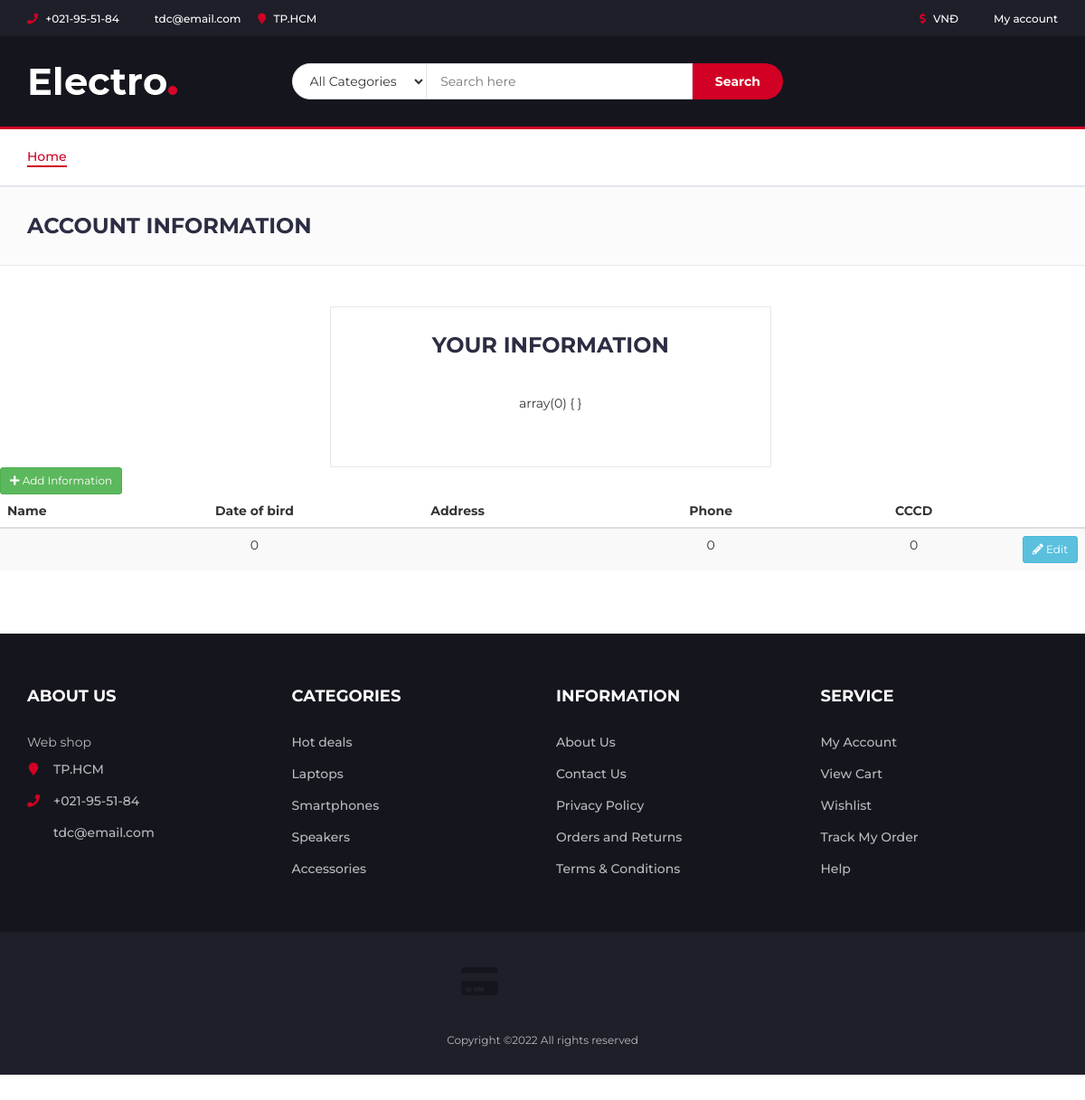
/information.php, run on the app's committed database.
### tables this page shows
CREATE TABLE `information` (
  `id` int(11) NOT NULL,
  `name` varchar(250) NOT NULL,
  `dob` varchar(50) NOT NULL,
  `phone` int(11) NOT NULL,
  `address` varchar(250) NOT NULL,
  `cccd` int(20) NOT NULL
);

### models/db.php (called while the page is built, shortened)
<?php
class Db
{
    public static $connection;
    public function __construct()
    {
        if (!self::$connection) {
            self::$connection = new mysqli(DB_HOST, DB_USER, DB_PASSWORD, DB_NAME, PORT);
            self::$connection->set_charset(DB_CHARSET);
        }
        return self::$connection;
    }
}

### models/information.php (called while the page is built, shortened)
<?php
class Information extends Db
{
    public function getUser()
    {
        $sql = self::$connection->prepare("SELECT * FROM information");
        $sql->execute();
        $items = $sql->get_result()->fetch_all(MYSQLI_ASSOC);
        return $items;
    }
}

### information.php (the view, shortened to what this page needs)
<?php
include "headercart.php";
?>
<div id="breadcrumb" class="section">
	<div class="container">
		<div class="row">
			<div class="col-md-12">
				<h3 class="breadcrumb-header">Account Information</h3>
			</div>
		</div>
	</div>
</div>
<div class="section">
	<div class="container">
		<div class="row">
			<div class="col-md-5 order-details" style="margin-left: 350px;">
				<div class="section-title text-center">
					<h3 class="title" style="padding-bottom: 30px;">Your Information</h3>
					<?php
					var_dump($_POST);
					?>
				</div>
			</div>
		</div>
	</div>
	<section class="content" style="padding-bottom: 50px;">
		<div class="card">
			<div class="card-header">
				<a class="btn btn-success btn-sm" href="add-info.php">
					<i class="fas fa-plus"></i> Add Information
				</a>
				<br>
			</div>
			<div class="card-body p-0">
				<table class="table table-striped projects">
					<thead>
						<tr>
							<th style="width: 20%">
								Name
							</th>
							<th style="width: 10%" class="text-center">
								Date of bird
							</th>
							<th style="width: 30%" class="text-center">
								Address
							</th>
							<th style="width: 20%" class="text-center">
								Phone
							</th>
							<th style="width: 20%" class="text-center">
								CCCD
							</th>
							<th style="width: 20%">
							</th>
						</tr>
					</thead>
					<tbody>
						<?php
						$getUser = $info->getUser();
						foreach ($getUser as $value) :
						?>
							<tr>
								<td style="text-align: center;"><?php echo $value['name'] ?></td>
								<td style="text-align: center;"><?php echo $value['dob'] ?></td>
								<td style="text-align: center;"><?php echo $value['address'] ?></td>
								<td style="text-align: center;"><?php echo $value['phone'] ?></td>
								<td style="text-align: center;"><?php echo $value['cccd'] ?></td>
								<td class="project-actions text-right">
									<a class="btn btn-info btn-sm" href="product-edit.php?id=<?php echo $value['id'] ?>">
										<i class="fas fa-pencil-alt">
										</i>
										Edit
									</a>
								</td>
							</tr>
						<?php endforeach; ?>
					</tbody>
				</table>
			</div>
		</div>
	</section>
	<?php include "footer.php" ?>
	</body>
	</html>

### css/style.css (style rules this page uses)
body { font-family: 'Montserrat', sans-serif; font-weight: 400; color: #333; }
h1, h2, h3, h4, h5, h6 { color: #2B2D42; font-weight: 700; margin: 0 0 10px; }
a { color: #2B2D42; font-weight: 500; -webkit-transition: 0.2s color; transition: 0.2s color; }
.section { padding-top: 30px; padding-bottom: 30px; }
.section-title { position: relative; margin-bottom: 30px; margin-top: 15px; }
.section-title .title { display: inline-block; text-transform: uppercase; margin: 0px; }
#breadcrumb { padding: 30px 0px; background: #FBFBFC; border-bottom: 1px solid #E4E7ED; margin-bottom: 30px; }
#breadcrumb .breadcrumb-header { display: inline-block; margin-top: 0px; margin-bottom: 0px; margin-right: 15px; text-transform: uppercase; }
.order-details { position: relative; padding: 0px 30px 30px; border-right: 1px solid #E4E7ED; border-left: 1px solid #E4E7ED; border-bottom: 1px solid #E4E7ED; }
.order-details:before { content: ""; position: absolute; left: -1px; right: -1px; top: -15px; height: 30px; border-top: 1px solid #E4E7ED; border-left: 1px solid #E4E7ED; border-right: 1px solid #E4E7ED; }

### data on the page
information: dob "0", phone "0", cccd "0"
